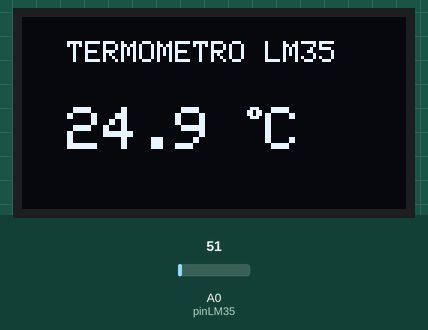
This sketch was run on a simulated Arduino Uno, built with avr-gcc and run on an emulated ATmega328P. Shown: 128×64 one-colour display. Inputs (shaded band) come from the test bench; at power-on: A0 (pinLM35) = 51. What the sketch prints to the serial monitor is not drawn.

Above: at 1.4 s.
1.5 s: A0 (pinLM35) set to 61
At 3.5 s:
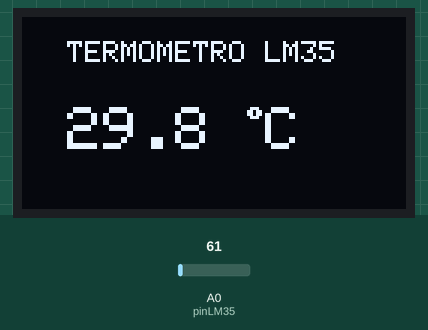
3.8 s: A0 (pinLM35) set to 71
At 5.0 s:
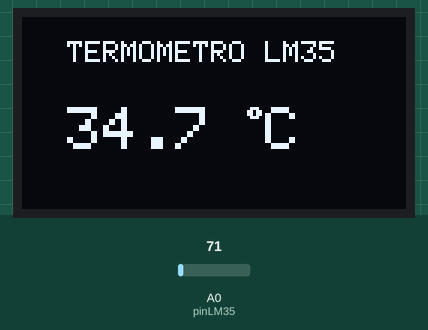
5.9 s: A0 (pinLM35) set to 86
At 7.5 s:
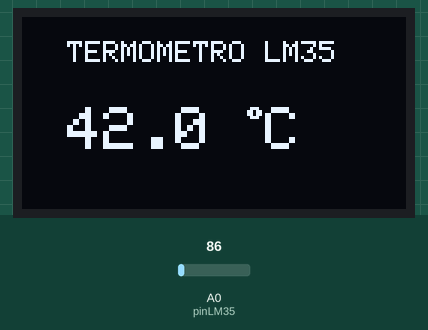
Timing chart, 0 to 9.0 s (numbered marks = the images above; inputs shaded):
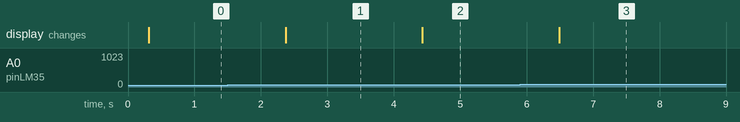

The sketch:

OLED.ino
```cpp
#include <Wire.h>
#include <Adafruit_GFX.h>
#include <Adafruit_SH110X.h>

const int pinLM35 = A0;

#define i2c_Address 0x3C
#define SCREEN_WIDTH 128
#define SCREEN_HEIGHT 64
#define OLED_RESET -1

Adafruit_SH1106G display(
  SCREEN_WIDTH,
  SCREEN_HEIGHT,
  &Wire,
  OLED_RESET
);

void setup() {
  Serial.begin(9600);
  Wire.begin();

  delay(250);

  if (!display.begin(i2c_Address, true)) {
    Serial.println("ERROR: OLED no encontrada");
    while (1);
  }

  Serial.println("OLED funcionando correctamente");
}

void loop() {
  // 1. Lectura del pin analógico
  int lectura = analogRead(pinLM35);

  // 2. Conversión a grados Celsius (resolución ADC de 10 bits: 5V / 1024 pasos * 100)
  float temperatura = (lectura * (5.0 / 1024.0)) * 100.0;

  // Monitor Serial
  Serial.print("Temperatura: ");
  Serial.print(temperatura);
  Serial.println(" C");

  // 3. Renderizado en pantalla OLED
  display.clearDisplay();
  display.setTextColor(SH110X_WHITE);

  // Título
  display.setTextSize(1);
  display.setCursor(15, 8);
  display.println("TERMOMETRO LM35");

  // Valor de temperatura
  display.setTextSize(2);
  display.setCursor(15, 30);
  display.print(temperatura, 1);
  display.print(" ");
  display.setTextSize(1);
  display.cp437(true);
  display.write(248);            // Símbolo de grados (°)
  display.setTextSize(2);
  display.print("C");

  display.display();

  delay(1000);
}
```

Measured:
- after the input at 1.5 s, the display: changes after 0.87 s (image 1)
- after the input at 3.8 s, the display: changes after 0.63 s (image 2)
- after the input at 5.9 s, the display: changes after 0.59 s (image 3)
